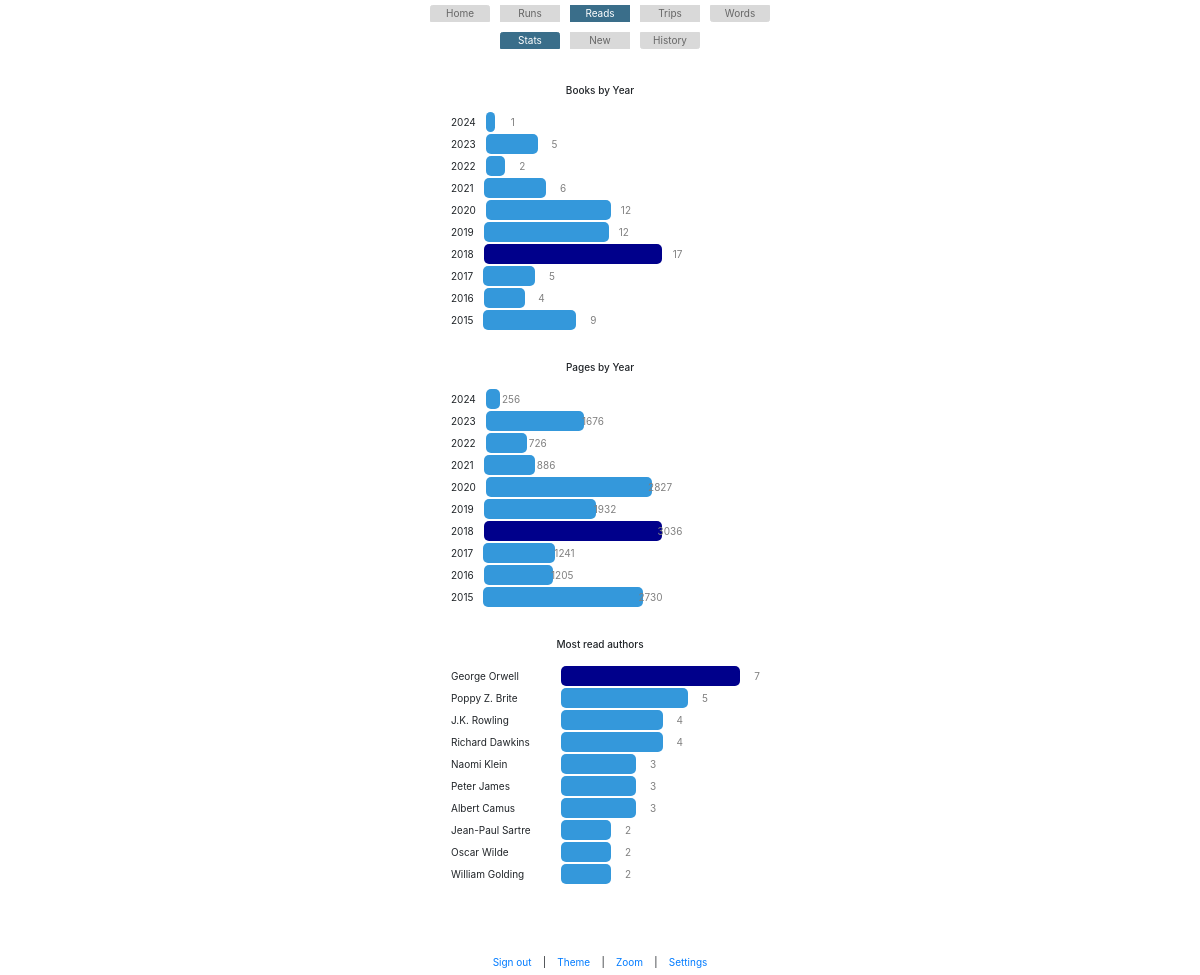
The page /reads/stats (signed in) on the database its author committed.
### app.py (models this page shows)
class Books(db.Model):
    id = db.Column(db.Integer, primary_key=True)
    date_started = db.Column(db.String(20))
    date_ended = db.Column(db.String(20))
    title = db.Column(db.String(50))
    author = db.Column(db.String(50))
    pages = db.Column(db.Integer)
    category = db.Column(db.String(50))
    subcategory = db.Column(db.String(50))
    country = db.Column(db.String(50))
    my_rating = db.Column(db.Integer)
    publication_year = db.Column(db.Integer)
    date_added = db.Column(db.String(50))

### app.py (the view)
@app.route('/reads/stats', methods=['GET', 'POST'])
@login_required
def reads_stats():
    reads = Books.query.where(Books.subcategory != "manga")
    reads_years_array = [read.date_ended.split('-')[0] for read in reads]
    years_grouped = f.group_and_rank(reads_years_array,"FALSE", 10,"highest")
    pages_array = [read.pages for read in reads]
    pages_per_year = f.group_with_agg(reads_years_array, pages_array, 10, "sum", "whole","highest")
    authors = [read.author for read in reads]
    authors = f.group_and_rank(authors, "TRUE", 10, "highest")
    return render_template('reads_stats.html', years_grouped=years_grouped, pages_per_year=pages_per_year,authors=authors)

### app.py (called while the page is built)
@login_manager.user_loader
def load_user(user_id):
    return User.query.get(int(user_id))

@app.before_request
def before_request():
    if not current_user.is_authenticated and request.endpoint not in ['login', 'static']:
        return redirect(url_for('login'))

### functions.py (called while the page is built)
def group_and_rank(categories, sort_by_count, top_number, highlight="highest"):
    category_counts = {}
    for category in categories:
        if category in category_counts:
            category_counts[category] += 1
        else:
            category_counts[category] = 1
    if sort_by_count == "TRUE":
        aggregated_array = sorted(list(category_counts.items()), key=lambda item: item[1], reverse=True)[:top_number]
    elif sort_by_count == "FALSE":
        aggregated_array = list(category_counts.items())
        aggregated_array = sorted(aggregated_array, key=lambda item: item[0], reverse=True)[:top_number]
    ranked_array = create_weights(aggregated_array, highlight)
    return ranked_array

def create_weights(data, highlight):
    max_val = max(val[1] for val in data)
    min_val = min(val[1] for val in data)
    weighted_data = []
    category = ""
    scale = 0.6
    for row in data:
        proportion = int((row[1]/max_val)*100)*scale
        if proportion == 100*scale:
            if highlight == "highest":
                category = "bar_High"
            else:
                category = "bar_Med"
        elif row[1] == min_val:
            if highlight == "lowest":
                category = "bar_High"
            else:
                category = "bar_Med"
        else:
             category = "bar_Med"
        weighted_row = [row[0], row[1], proportion, category]  # Include both original and proportion
        weighted_data.append(weighted_row)
    return weighted_data

### templates/reads_stats.html (shortened to what this page needs)
{% extends 'base.html' %}
{% block content %}
{% include 'base_reads.html' %}
<br/><br/>
<h6 class="center">Books by Year</h6>
<br/>
<div class="center">
    <div class="chart center">
    {% for year_books in years_grouped %}
        <div class="bar-container">
            <div class="small-label">{{year_books[0]}}</div>
            <div class="bar {{year_books[3]}}" style="width: {{year_books[2]}}%">
                <div class="value">{{year_books[1]}}</div>
            </div>
        </div>
    {% endfor %}
    </div>
</div>
<br/><br/>
<h6 class="center">Pages by Year</h6>
<br/>
<div class="center">
    <div class="chart center">
    {% for year_pages in pages_per_year %}
        <div class="bar-container">
            <div class="small-label">{{year_pages[0]}}</div>
            <div class="bar {{year_pages[3]}}" style="width: {{year_pages[2]}}%">
                <div class="value">{{year_pages[1]}}</div>
            </div>
        </div>
    {% endfor %}
    </div>
</div>
<br/><br/>
<h6 class="center">Most read authors</h6>
<br/>
<div class="chart center">
{% for author in authors %}
    <div class="bar-container">
        <div class="big-label">{{author[0]}}</div>
        <div class="bar {{author[3]}}" style="width: {{author[2]}}%">
            <div class="value">{{author[1]}}</div>
        </div>
    </div>
{% endfor %}
</div>
{% endblock %}

### static/my_override_style.css (style rules this page uses)
* { font-size: 6pt; }
body { display: none; }
@media screen and (min-width: 1000px) { * { font-size: 10px; } }
.center { text-align: center; margin: auto; }
.chart { width: 300px; }
.bar-container { display: flex; align-items: center; padding: 1px; min-width: 200px; }
.bar { height: 20px; border-radius: 5px; position: relative; }
.bar::before { content: attr(data-label); position: absolute; left: 10px; top: 50%; transform: translateY(-50%); color: #333; }
.value { position: absolute; right: -20px; top: 50%; transform: translateY(-50%); color: gray; }
.small-label { text-align: centre; font-size: 10px; margin-right: 10px; min-width: 20px; }
.big-label { text-align: left; font-size: 10px; margin-right: 10px; min-width: 100px; }
.bar_High { background-color: darkblue; }
.bar_Med { background-color: #3498db; }

### rows shown on the page
Books: author "George Orwell", {{ author[2] }} 60.0 (drawn), author "7"
Books: author "Poppy Z. Brite", {{ author[2] }} 42.6 (drawn), author "5"
Books: author "J.K. Rowling", {{ author[2] }} 34.199999999999996 (drawn), author "4"
Books: author "Richard Dawkins", {{ author[2] }} 34.199999999999996 (drawn), author "4"
Books: author "Naomi Klein", {{ author[2] }} 25.2 (drawn), my_rating "3"
Books: author "Peter James", {{ author[2] }} 25.2 (drawn), author "3"
Books: author "Albert Camus", {{ author[2] }} 25.2 (drawn), author "3"
Books: author "Jean-Paul Sartre", {{ author[2] }} 16.8 (drawn), author "2"
Books: author "Oscar Wilde", {{ author[2] }} 16.8 (drawn), author "2"
Books: author "William Golding", {{ author[2] }} 16.8 (drawn), author "2"

### other values the page prints
{{ year_books[0] }} "2024" "2023" "2022" "2021" "2020" "2019" "2018" "2017" "2016" "2015"
{{ year_books[1] }} "1" "5" "2" "6" "12" "12" "17" "5" "4" "9"
{{ year_pages[0] }} "2024" "2023" "2022" "2021" "2020" "2019" "2018" "2017" "2016" "2015"
{{ year_pages[1] }} "256" "1676" "726" "886" "2827" "1932" "3036" "1241" "1205" "2730"
